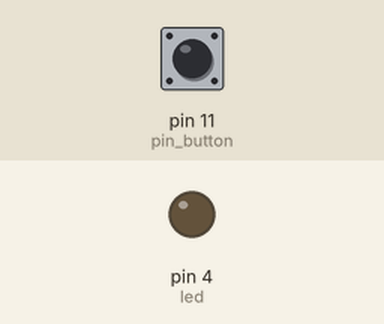
Bench run of a sketch on a simulated Arduino Uno, built with avr-gcc and run on an emulated ATmega328P. On the bench: output pins drawn as LEDs (lit = HIGH). Inputs (shaded band) come from the test bench; at power-on: pin 11 (pin_button) HIGH.

Above: at 1.2 s.
1.3 s: pin 11 (pin_button) pulled LOW for 0.15 s
At 2.4 s:
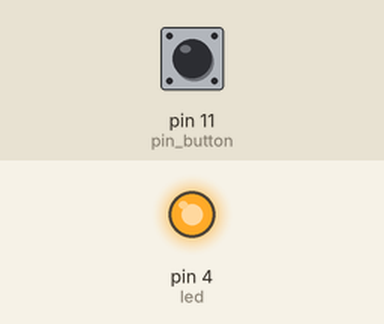
2.9 s: pin 11 (pin_button) pulled LOW for 1 s
At 3.6 s:
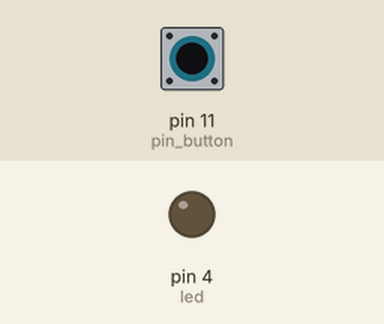
5.4 s: pin 11 (pin_button) pulled LOW for 3.2 s
At 6.7 s:
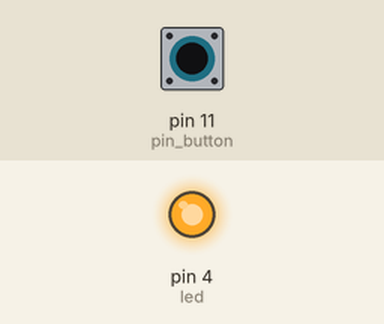
Timing chart, 0 to 8.4 s (numbered marks = the images above; inputs shaded):
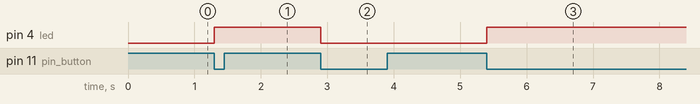

Measured:
- after the input at 1.3 s, pin 4 (led): LOW → HIGH at once
- after the input at 2.9 s, pin 4 (led): HIGH → LOW at once
- after the input at 5.4 s, pin 4 (led): LOW → HIGH at once

The sketch:

app.ino
```cpp
int pin_button = 11;
int led = 4;
boolean state_previous = true;
boolean state_current;
int count = 0;

void setup() {
    Serial.begin(9600);
    pinMode(pin_button, INPUT_PULLUP);
    pinMode(led, OUTPUT);
}

void loop() {
    state_current = digitalRead(pin_button);
    if(!state_current){
        if(state_previous == true){
            state_previous = false;
            int ledState = digitalRead(led);
            digitalWrite(led, !ledState);
        }
        delay(10);
    }
    else{
        state_previous = true;
    }
}
```
